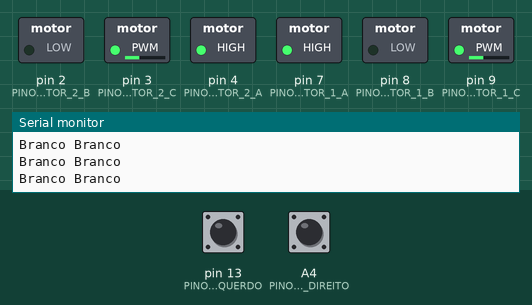
Recording of a sketch running on a simulated Arduino Uno, built with avr-gcc and run on an emulated ATmega328P. Parts: switched loads named in the sketch (green lamp = pin HIGH), the last lines printed to the serial monitor. Dashed ring = blinking. Inputs (shaded band) come from the test bench; at power-on: pin 13 (PINO_SENSOR_ESQUERDO) LOW, A4 (PINO_SENSOR_DIREITO) LOW.

Above: at 6.2 s.
6.3 s: pin 13 (PINO_SENSOR_ESQUERDO) driven HIGH
At 7.2 s:
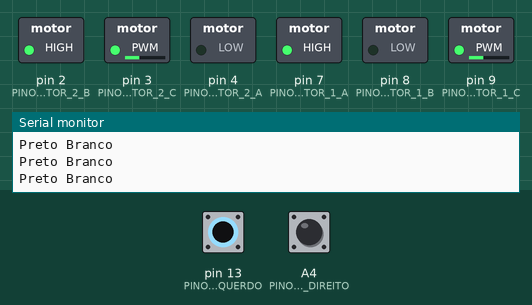
7.8 s: A4 (PINO_SENSOR_DIREITO) driven HIGH
At 8.3 s:
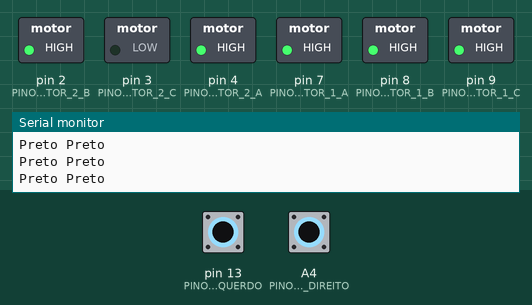
9.3 s: pin 13 (PINO_SENSOR_ESQUERDO) driven LOW
At 10.5 s:
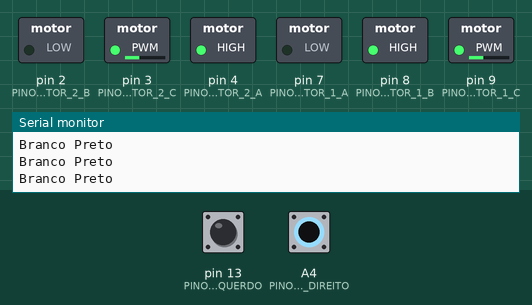
10.8 s: A4 (PINO_SENSOR_DIREITO) driven LOW
At 11.8 s:
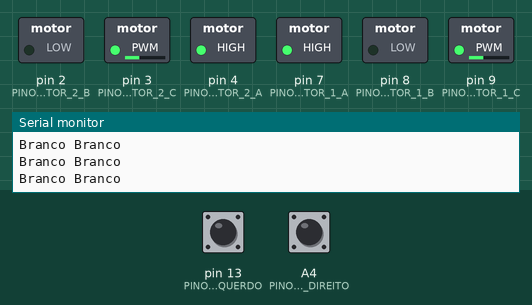
13.8 s: pin 13 (PINO_SENSOR_ESQUERDO) pulsed HIGH 2 times (0.12 s each, 0.3 s apart)
At 14.02 s:
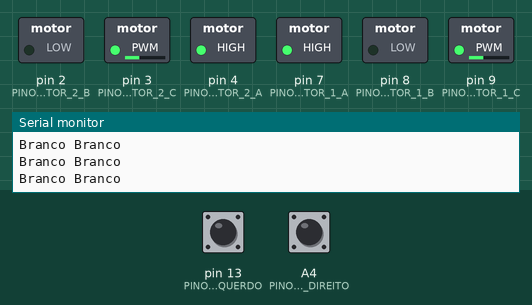
17.4 s: A4 (PINO_SENSOR_DIREITO) pulsed HIGH 5 times (0.12 s each, 0.3 s apart)
At 17.62 s:
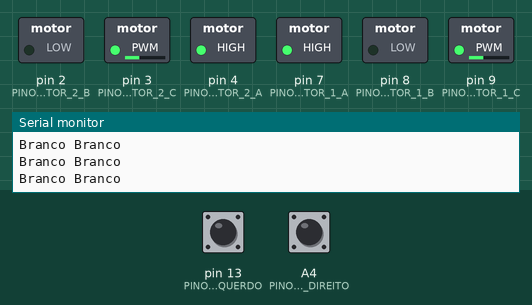
Timing chart, 0 to 20.4 s (numbered marks = the images above; inputs shaded):
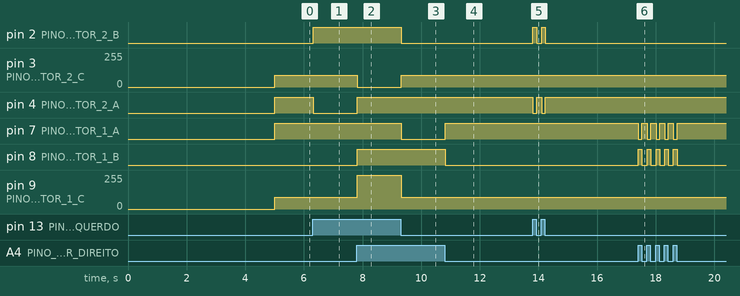

Measured:
- after the input at 6.3 s, pin 2 (PINO_MOTOR_2_B): LOW → HIGH at once; pin 4 (PINO_MOTOR_2_A): HIGH → LOW at once
- after the input at 7.8 s, pin 3 (PINO_MOTOR_2_C): 90/255 → 0/255 at once; pin 4 (PINO_MOTOR_2_A), pin 8 (PINO_MOTOR_1_B): LOW → HIGH at once; pin 9 (PINO_MOTOR_1_C): 90/255 → 255/255 at once
- after the input at 9.3 s, pin 2 (PINO_MOTOR_2_B), pin 7 (PINO_MOTOR_1_A): HIGH → LOW at once; pin 3 (PINO_MOTOR_2_C): 0/255 → 90/255 at once; pin 9 (PINO_MOTOR_1_C): 255/255 → 90/255 at once
- after the input at 10.8 s, pin 7 (PINO_MOTOR_1_A): LOW → HIGH at once; pin 8 (PINO_MOTOR_1_B): HIGH → LOW at once
- after the input at 13.8 s, pin 2 (PINO_MOTOR_2_B): alternates HIGH for 0.12 s and LOW for 0.17 s, 4 changes in all, then stays LOW, starting at once; pin 4 (PINO_MOTOR_2_A): alternates HIGH for 0.17 s and LOW for 0.12 s, 4 changes in all, then stays HIGH, starting at once
- after the input at 17.4 s, pin 7 (PINO_MOTOR_1_A): alternates HIGH for 0.18 s and LOW for 0.12 s, 10 changes in all, then stays HIGH, starting at once; pin 8 (PINO_MOTOR_1_B): alternates HIGH for 0.12 s and LOW for 0.18 s, 10 changes in all, then stays LOW, starting at once

The sketch:

Seguidor_de_linha.ino
```cpp
#include "mybot.h"
int velocidade = 90;

void setup() {
  iniciar_robo();
  Serial.begin(9600);
  delay(5000);
}

void loop() {
  int sd = sensor_direito();
  int se = sensor_esquerdo();

  Serial.print(se? "Preto ": "Branco ");
  Serial.print(sd? "Preto\n": "Branco\n");

  if(se == BRANCO && sd == BRANCO){
    frente(velocidade);
  }

  if(se == BRANCO && sd == PRETO){
    direita(velocidade);
  }
  if(se == PRETO && sd == BRANCO){
    esquerda(velocidade);
  }

  if (se == PRETO && sd == PRETO){
    parar();
  }
  delay(10);
}
```

mybot.cpp
```cpp
#include "mybot.h"

void iniciar_robo(){
  pinMode(PINO_MOTOR_1_A, OUTPUT);
  pinMode(PINO_MOTOR_1_B, OUTPUT);
  pinMode(PINO_MOTOR_1_C, OUTPUT);

  pinMode(PINO_MOTOR_2_A, OUTPUT);
  pinMode(PINO_MOTOR_2_B, OUTPUT);
  pinMode(PINO_MOTOR_2_C, OUTPUT);

  pinMode(PINO_SENSOR_ESQUERDO, INPUT);
  pinMode(PINO_SENSOR_DIREITO, INPUT);
}


void motor_1_frente(int velocidade){
  digitalWrite(PINO_MOTOR_1_A,HIGH);
  digitalWrite(PINO_MOTOR_1_B,LOW);
  analogWrite(PINO_MOTOR_1_C, velocidade);
}
void motor_1_tras(int velocidade){
  digitalWrite(PINO_MOTOR_1_A,LOW);
  digitalWrite(PINO_MOTOR_1_B,HIGH);
  analogWrite(PINO_MOTOR_1_C, velocidade);
}
void motor_1_parar(){
  digitalWrite(PINO_MOTOR_1_A,HIGH);
  digitalWrite(PINO_MOTOR_1_B,HIGH);
  analogWrite(PINO_MOTOR_1_C, 255);
}
void motor_2_frente(int velocidade){
  digitalWrite(PINO_MOTOR_2_A,HIGH);
  digitalWrite(PINO_MOTOR_2_B,LOW);
  analogWrite(PINO_MOTOR_2_C, velocidade);
}
void motor_2_tras(int velocidade){
  digitalWrite(PINO_MOTOR_2_A,LOW);
  digitalWrite(PINO_MOTOR_2_B,HIGH);
  analogWrite(PINO_MOTOR_2_C, velocidade);
}
void motor_2_parar(){
  digitalWrite(PINO_MOTOR_2_A,HIGH);
  digitalWrite(PINO_MOTOR_2_B,HIGH);
  analogWrite(PINO_MOTOR_2_C, 0);
}


void frente(int velocidade){
  motor_1_frente(velocidade);
  motor_2_frente(velocidade);
}
void tras(int velocidade){
  motor_1_tras(velocidade);
  motor_2_tras(velocidade);
}
void esquerda(int velocidade){
  motor_1_frente(velocidade);
  motor_2_tras(velocidade);
}
void direita(int velocidade){
  motor_1_tras(velocidade);
  motor_2_frente(velocidade);
}
void parar(){
  motor_1_parar();
  motor_2_parar();
}

int sensor_esquerdo(){
  return digitalRead(PINO_SENSOR_ESQUERDO);
}


int sensor_direito(){
  return digitalRead(PINO_SENSOR_DIREITO);
}
```

mybot.h
```cpp
#ifndef _MYBOT_H
#define _MYBOT_H

#define PRETO 1
#define BRANCO 0

#include <Arduino.h>

#define PINO_MOTOR_1_A 7
#define PINO_MOTOR_1_B 8
#define PINO_MOTOR_1_C 9

#define PINO_MOTOR_2_A 4
#define PINO_MOTOR_2_B 2
#define PINO_MOTOR_2_C 3

#define PINO_SENSOR_ESQUERDO 13
#define PINO_SENSOR_DIREITO A4

void iniciar_robo();

void motor_1_frente(int velocidade);
void motor_1_tras(int velocidade);
void motor_1_parar(int velocidade);
void motor_2_frente(int velocidade);
void motor_2_tras(int velocidade);
void motor_2_parar(int velocidade);


void frente(int velocidade);
void tras(int velocidade);
void esquerda(int velocidade);
void direita(int velocidade);
void parar();

int sensor_direito();
int sensor_esquerdo();


#endif
```
